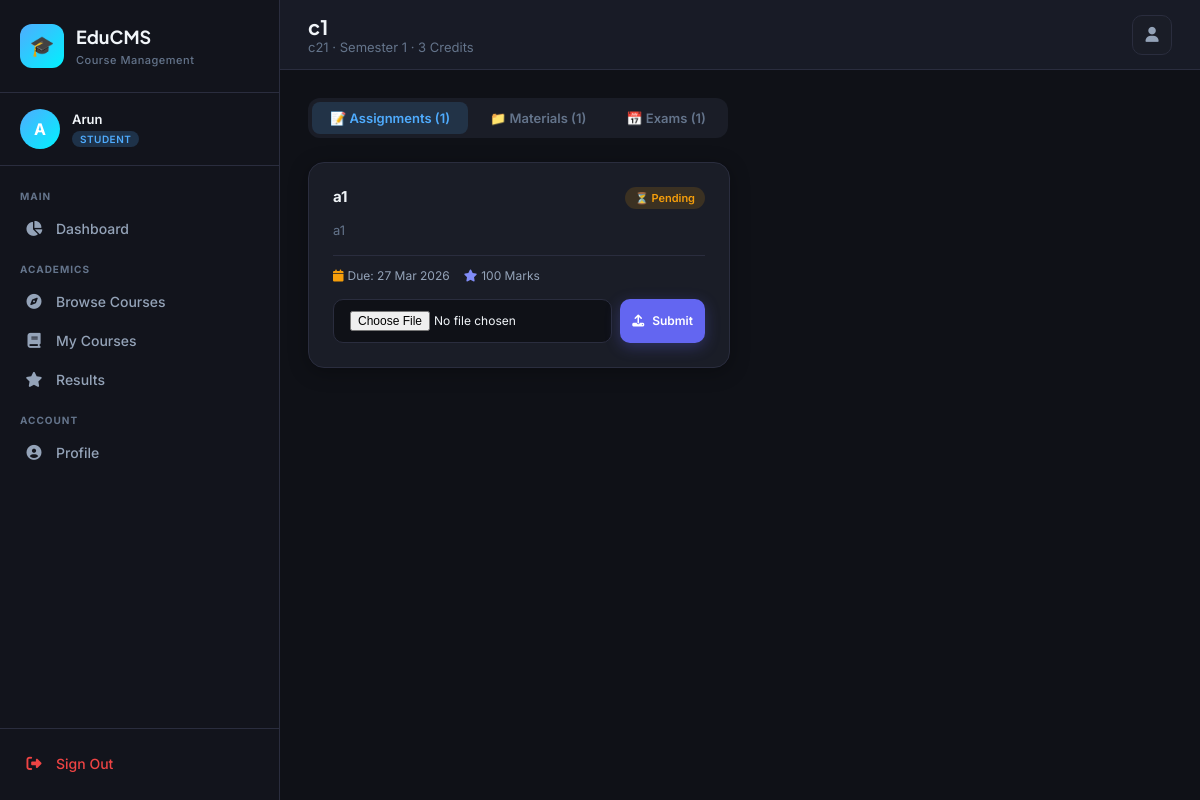
Page /student/courses/1 (signed in) on the committed database.
### app.py (models this page shows)
class User(UserMixin, db.Model):
    __tablename__ = 'users'
    id = db.Column(db.Integer, primary_key=True)
    name = db.Column(db.String(100), nullable=False)
    email = db.Column(db.String(120), unique=True, nullable=False)
    password = db.Column(db.String(200), nullable=False)
    role = db.Column(db.String(20), nullable=False, default='student')  # admin/faculty/student
    phone = db.Column(db.String(20))
    department = db.Column(db.String(100))
    profile_pic = db.Column(db.String(200), default='default.png')
    is_active_account = db.Column(db.Boolean, default=True)
    created_at = db.Column(db.DateTime, default=datetime.utcnow)
    courses_taught = db.relationship('Course', backref='faculty', lazy=True, foreign_keys='Course.faculty_id')
    enrollments = db.relationship('Enrollment', backref='student', lazy=True, foreign_keys='Enrollment.student_id')

class Course(db.Model):
    __tablename__ = 'courses'
    id = db.Column(db.Integer, primary_key=True)
    name = db.Column(db.String(150), nullable=False)
    code = db.Column(db.String(20), unique=True, nullable=False)
    description = db.Column(db.Text)
    credits = db.Column(db.Integer, default=3)
    semester = db.Column(db.Integer, default=1)
    department = db.Column(db.String(100))
    faculty_id = db.Column(db.Integer, db.ForeignKey('users.id'))
    max_students = db.Column(db.Integer, default=60)
    is_active = db.Column(db.Boolean, default=True)
    created_at = db.Column(db.DateTime, default=datetime.utcnow)
    enrollments = db.relationship('Enrollment', backref='course', lazy=True)
    assignments = db.relationship('Assignment', backref='course', lazy=True)
    materials = db.relationship('Material', backref='course', lazy=True)
    exams = db.relationship('Exam', backref='course', lazy=True)

class Assignment(db.Model):
    __tablename__ = 'assignments'
    id = db.Column(db.Integer, primary_key=True)
    course_id = db.Column(db.Integer, db.ForeignKey('courses.id'), nullable=False)
    title = db.Column(db.String(200), nullable=False)
    description = db.Column(db.Text)
    due_date = db.Column(db.DateTime)
    max_marks = db.Column(db.Integer, default=100)
    file_path = db.Column(db.String(300))
    created_at = db.Column(db.DateTime, default=datetime.utcnow)
    submissions = db.relationship('Submission', backref='assignment', lazy=True)

### app.py (the view)
@app.route('/student/courses/<int:course_id>')
@login_required
def student_course_detail(course_id):
    if current_user.role != 'student': return redirect(url_for('index'))
    enrollment = Enrollment.query.filter_by(
        student_id=current_user.id, course_id=course_id, status='approved').first()
    if not enrollment:
        flash('You are not enrolled in this course.', 'danger')
        return redirect(url_for('student_courses'))
    course = Course.query.get_or_404(course_id)
    assignments = Assignment.query.filter_by(course_id=course_id).all()
    materials = Material.query.filter_by(course_id=course_id).all()
    exams = Exam.query.filter_by(course_id=course_id).all()
    my_submissions = {s.assignment_id: s for s in Submission.query.filter_by(student_id=current_user.id).all()}
    my_results = {r.exam_id: r for r in Result.query.filter_by(student_id=current_user.id, published=True).all()}
    return render_template('student/course_detail.html',
        course=course, assignments=assignments, materials=materials, exams=exams,
        my_submissions=my_submissions, my_results=my_results)

### app.py (called while the page is built)
@login_manager.user_loader
def load_user(user_id):
    return User.query.get(int(user_id))

@app.context_processor
def inject_now():
    return {'now': datetime.utcnow().date()}

### templates/student/course_detail.html (shortened to what this page needs)
{% extends "base.html" %}
{% block page_title %}{{ course.name }}{% endblock %}
{% block page_subtitle %}{{ course.code }} · Semester {{ course.semester }} · {{ course.credits }} Credits{% endblock %}
{% block content %}
<div style="display:flex;gap:4px;margin-bottom:24px;background:#1a1d27;border-radius:12px;padding:4px;max-width:fit-content">
    <button class="tab-btn active" onclick="showTab('assignments')">📝 Assignments ({{ assignments|length }})</button>
    <button class="tab-btn" onclick="showTab('materials')">📁 Materials ({{ materials|length }})</button>
    <button class="tab-btn" onclick="showTab('exams')">📅 Exams ({{ exams|length }})</button>
</div>
<div id="tab-assignments" class="tab-content">
    {% if assignments %}
    <div class="grid-2">
        {% for a in assignments %}
        <div class="card">
            <div class="card-body">
                <div style="display:flex;justify-content:space-between;margin-bottom:12px;align-items:flex-start">
                    <h3 style="font-size:15px;font-weight:700;color:#f1f5f9;flex:1;margin-right:12px">{{ a.title }}</h3>
                    {% if a.id in my_submissions %}
                    <span class="badge badge-success">✅ Submitted{% if my_submissions[a.id].is_late %} (Late){% endif %}</span>
                    {% else %}
                    <span class="badge badge-warning">⏳ Pending</span>
                    {% endif %}
                </div>
                <p style="font-size:13px;color:#64748b;margin-bottom:14px;line-height:1.5">{{ a.description or 'No description provided.' }}</p>
                <div style="display:flex;gap:14px;font-size:12px;color:#94a3b8;margin-bottom:16px;padding-top:12px;border-top:1px solid #2a2d3e">
                    <span><i class="fas fa-calendar" style="color:#f59e0b;margin-right:4px"></i>Due: {{ a.due_date.strftime('%d %b %Y') if a.due_date else 'Open' }}</span>
                    <span><i class="fas fa-star" style="color:#818cf8;margin-right:4px"></i>{{ a.max_marks }} Marks</span>
                </div>
                {% if a.id in my_submissions %}
                    {% set sub = my_submissions[a.id] %}
                    <div style="padding:12px;background:#12141c;border-radius:10px;margin-bottom:12px">
                        <div style="font-size:12px;font-weight:600;color:#10b981;margin-bottom:6px">✅ Submitted on {{ sub.submitted_at.strftime('%d %b %Y') }}</div>
                        {% if sub.grade is not none %}
                        <div style="font-size:14px;font-weight:700;color:#f1f5f9">
                            Grade: <span style="color:{% if sub.grade/a.max_marks >= 0.8 %}#10b981{% elif sub.grade/a.max_marks >= 0.5 %}#f59e0b{% else %}#ef4444{% endif %}">
                                {{ sub.grade }}/{{ a.max_marks }}
                            </span>
                        </div>
                        {% if sub.feedback %}
                        <div style="font-size:12px;color:#64748b;margin-top:6px">💬 {{ sub.feedback }}</div>
                        {% endif %}
                        {% else %}
                        <div style="font-size:12px;color:#64748b">Awaiting grade from faculty...</div>
                        {% endif %}
                    </div>
                {% else %}
                <form method="POST" action="/student/submit/{{ a.id }}" enctype="multipart/form-data">
                    <div style="display:flex;gap:8px">
                        <input type="file" name="file" class="form-control" style="flex:1;font-size:12px">
                        <button type="submit" class="btn btn-primary btn-sm" style="white-space:nowrap">
                            <i class="fas fa-upload"></i> Submit
                        </button>
                    </div>
                </form>
                {% endif %}
            </div>
        </div>
        {% endfor %}
    </div>
    {% else %}
    <div class="card"><div class="empty-state"><div class="empty-icon">📝</div><div class="empty-title">No Assignments Yet</div></div></div>
    {% endif %}
</div>
{% endblock %}

### templates/base.html (shortened to what this page needs)
<!DOCTYPE html>
<html lang="en">
<head>
    <link rel="stylesheet" href="https://cdnjs.cloudflare.com/ajax/libs/font-awesome/6.5.0/css/all.min.css">
</head>
<body>
{% if current_user.is_authenticated %}
<aside class="sidebar" id="sidebar">
    <div class="sidebar-brand">
        <div class="brand-icon">🎓</div>
        <div class="brand-text">
            <h1>EduCMS</h1>
            <span>Course Management</span>
        </div>
    </div>
    <div class="sidebar-user">
        <div class="user-avatar" style="background:
            {% if current_user.role == 'admin' %}var(--admin-gradient)
            {% elif current_user.role == 'faculty' %}var(--faculty-gradient)
            {% else %}var(--student-gradient){% endif %}">
            {{ current_user.name[0].upper() }}
        </div>
        <div class="user-info">
            <h4>{{ current_user.name.split(' ')[0] }}</h4>
            <span class="role-badge badge-{{ current_user.role }}">{{ current_user.role }}</span>
        </div>
    </div>
    <nav class="sidebar-nav">
        {% if current_user.role == 'admin' %}
        <div class="nav-section">
            <div class="nav-section-label">Main</div>
            <a href="/admin/dashboard" class="nav-item {% if request.path == '/admin/dashboard' %}active{% endif %}">
                <i class="fas fa-chart-pie"></i> Dashboard
            </a>
        </div>
        <div class="nav-section">
            <div class="nav-section-label">Management</div>
            <a href="/admin/courses" class="nav-item {% if '/admin/courses' in request.path %}active{% endif %}">
                <i class="fas fa-book-open"></i> Courses
            </a>
            <a href="/admin/users" class="nav-item {% if '/admin/users' in request.path %}active{% endif %}">
                <i class="fas fa-users"></i> Users
            </a>
            <a href="/admin/enrollments" class="nav-item {% if '/admin/enrollments' in request.path %}active{% endif %}">
                <i class="fas fa-user-check"></i> Enrollments
            </a>
        </div>
        <div class="nav-section">
            <div class="nav-section-label">Communication</div>
            <a href="/admin/announcements" class="nav-item {% if '/admin/announcements' in request.path %}active{% endif %}">
                <i class="fas fa-bullhorn"></i> Announcements
            </a>
            <a href="/admin/reports" class="nav-item {% if '/admin/reports' in request.path %}active{% endif %}">
                <i class="fas fa-chart-bar"></i> Reports
            </a>
        </div>
        {% elif current_user.role == 'student' %}
        <div class="nav-section">
            <div class="nav-section-label">Main</div>
            <a href="/student/dashboard" class="nav-item {% if request.path == '/student/dashboard' %}active{% endif %}">
                <i class="fas fa-chart-pie"></i> Dashboard
            </a>
        </div>
        <div class="nav-section">
            <div class="nav-section-label">Academics</div>
            <a href="/student/courses" class="nav-item {% if request.path == '/student/courses' %}active{% endif %}">
                <i class="fas fa-compass"></i> Browse Courses
            </a>
            <a href="/student/my-courses" class="nav-item {% if '/student/my-courses' in request.path %}active{% endif %}">
                <i class="fas fa-book"></i> My Courses
            </a>
            <a href="/student/results" class="nav-item {% if '/student/results' in request.path %}active{% endif %}">
                <i class="fas fa-star"></i> Results
            </a>
        </div>
        {% endif %}
        <div class="nav-section">
            <div class="nav-section-label">Account</div>
            <a href="/profile" class="nav-item {% if request.path == '/profile' %}active{% endif %}">
                <i class="fas fa-user-circle"></i> Profile
            </a>
        </div>
    </nav>
    <div class="sidebar-footer">
        <a href="/logout" class="nav-item" style="color: #ef4444;">
            <i class="fas fa-sign-out-alt"></i> Sign Out
        </a>
    </div>
</aside>
<main class="main-content">
    <header class="header">
        <div class="header-left">
            <div>
                <div class="page-title">{% block page_title %}Dashboard{% endblock %}</div>
                <div class="page-subtitle">{% block page_subtitle %}{% endblock %}</div>
            </div>
        </div>
        <div class="header-right">
            <a href="/profile" class="header-btn" title="Profile">
                <i class="fas fa-user"></i>
            </a>
        </div>
    </header>
    <div class="page-content">
        {% block content %}{% endblock %}
    </div>
</main>
{% else %}
{% block auth_content %}{% endblock %}
{% endif %}
</body>
</html>

### templates/student/course_detail.html (style rules this page uses)
.tab-btn { padding: 8px 18px; background: none; border: none; color: #64748b; font-size: 13px; font-weight: 600; cursor: pointer; border-radius: 8px; transition: all 0.2s; font-family: 'Inter', sans-serif; }
.tab-btn.active { background: rgba(79,172,254,0.15); color: #4facfe; }

### rows in the picture
User: name "A", name "Arun", role "STUDENT"
Course: name "c1", code "c21", semester "1", credits "3"
Assignment: title "a1", shows "⏳ Pending", description "a1", due_date "27 Mar 2026", max_marks "100"

### other values in the picture
{{ assignments|length }} "1"
{{ materials|length }} "1"
{{ exams|length }} "1"
